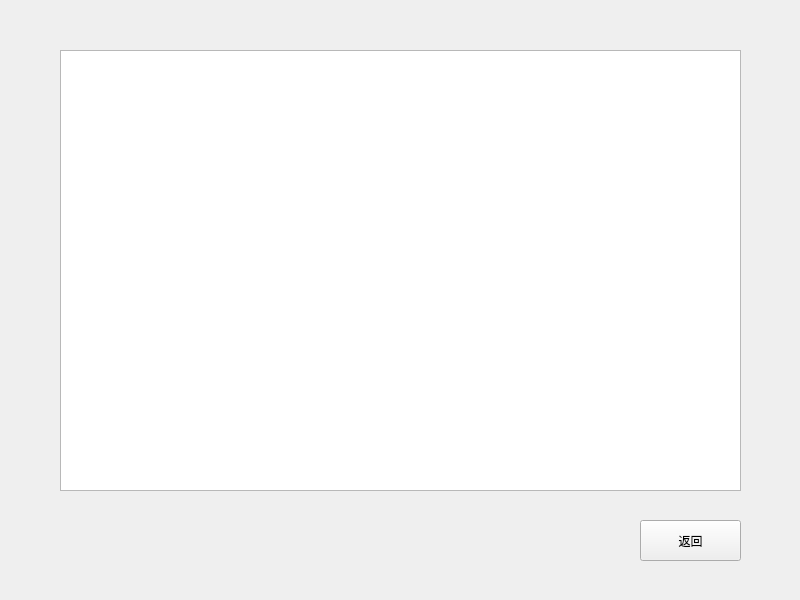
<?xml version="1.0" encoding="UTF-8"?>
<ui version="4.0">
 <class>Result</class>
 <widget class="QWidget" name="Result">
  <property name="geometry">
   <rect>
    <x>0</x>
    <y>0</y>
    <width>800</width>
    <height>600</height>
   </rect>
  </property>
  <property name="windowTitle">
   <string>计算结果</string>
  </property>
  <widget class="QPushButton" name="back">
   <property name="geometry">
    <rect>
     <x>640</x>
     <y>520</y>
     <width>101</width>
     <height>41</height>
    </rect>
   </property>
   <property name="text">
    <string>返回</string>
   </property>
  </widget>
  <widget class="QTableView" name="tableView">
   <property name="geometry">
    <rect>
     <x>60</x>
     <y>50</y>
     <width>681</width>
     <height>441</height>
    </rect>
   </property>
  </widget>
  <widget class="QLabel" name="label">
   <property name="geometry">
    <rect>
     <x>220</x>
     <y>535</y>
     <width>31</width>
     <height>21</height>
    </rect>
   </property>
   <property name="text">
    <string/>
   </property>
  </widget>
 </widget>
 <resources/>
 <connections/>
</ui>
